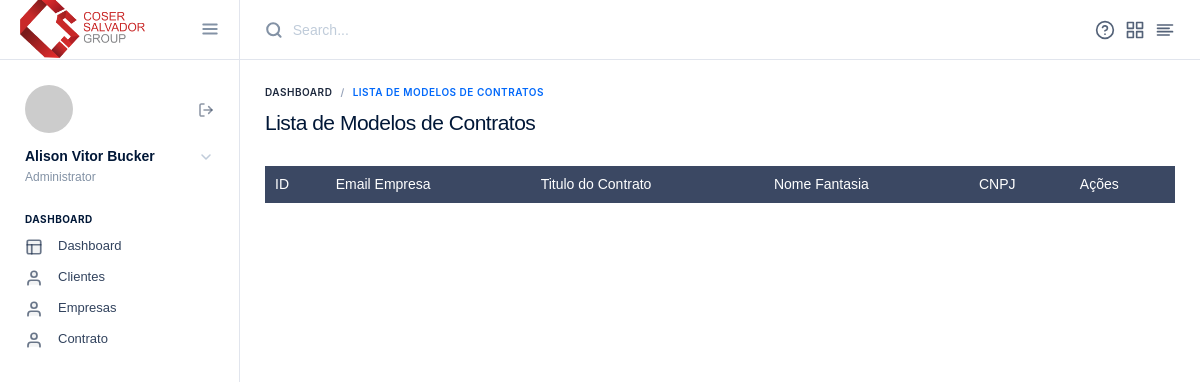
/adm/listContratos (signed in), run on an earlier commit of the app's database.
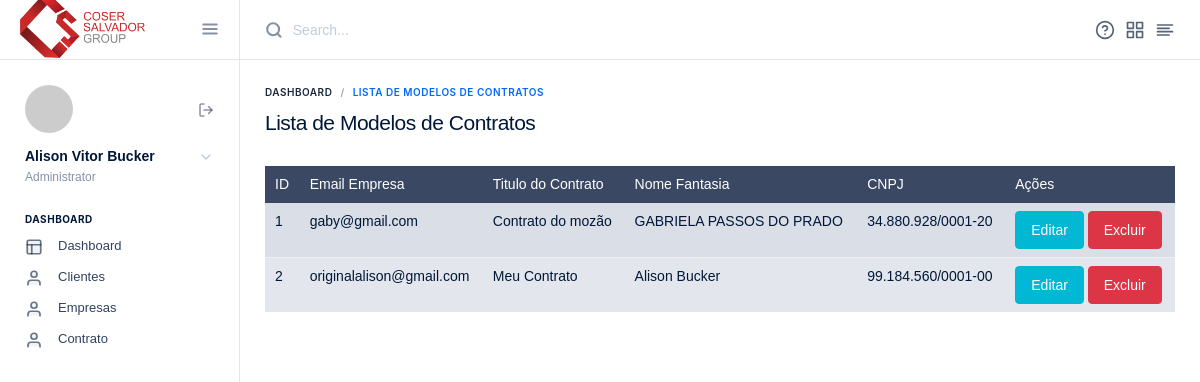
And on a later commit of the database.
### tables this page shows
CREATE TABLE `contratos_models` (
  `id` int(11) NOT NULL,
  `id_empresa` int(11) NOT NULL DEFAULT 0,
  `titulo` varchar(200) NOT NULL DEFAULT '0',
  `contrato_txt` text NOT NULL,
  `data_adicionado` datetime NOT NULL DEFAULT current_timestamp(),
  `status` int(11) DEFAULT NULL COMMENT '0 ->inativo 1->Ativo'
);

CREATE TABLE `empresas` (
  `id` int(11) NOT NULL,
  `email` varchar(200) DEFAULT NULL,
  `raz_soc` varchar(255) DEFAULT NULL,
  `nome_fant` varchar(255) DEFAULT NULL,
  `cnpj` varchar(255) DEFAULT NULL,
  `logo` varchar(255) DEFAULT NULL,
  `contrato_stat` int(11) DEFAULT NULL
);

### core/Controller.php (called while the page is built, shortened)
<?php
class controller {
	public function loadTemplate($viewName, $viewData = array()) {
		include 'views/template.php';
	}
	public function loadViewInTemplate($viewName, $viewData) {
		extract($viewData);
		include 'views/'.$viewName.'.php';
	}
}

### core/Core.php (called while the page is built, shortened)
<?php
class Core {
	public function run() {
        $url = '/'.(isset($_GET['q'])?$_GET['q']:'');
		$params = array();
		if(!empty($url) && $url != '/') {
			$url = explode('/', $url);
			array_shift($url);
			array_shift($url);
			if(isset($url[0]) && $url[0] != '/') {
				$currentAction = $url[0];
			} else {
				$currentAction = 'index';
			}
		} else {
			$currentController = 'homeController';
			$currentAction = 'index';
		}
		$c = new $currentController();
		call_user_func_array(array($c, $currentAction), $params);
	}
}

### index.php (called while the page is built, shortened)
<?php
$core = new Core();
$core->run();
?>

### core/Model.php (called while the page is built, shortened)
<?php
class model {
	public function __construct() {
		global $db;
		$this->db = $db;
	}
}
?>

### models/Admin.php (called while the page is built, shortened)
<?php
class Admin extends model {
    public function getDadosEmpresa($id_empresa){
        $array = array();
        $sql = "SELECT * FROM empresas WHERE id = :id_empresa";
        $sql = $this->db->prepare($sql);
        $sql->bindValue(':id_empresa', $id_empresa);
        $sql->execute();
        if($sql->rowCount() > 0){
            $array = $sql->fetch();
        }
        return $array;
    }
    public function getListContratos(){
        $array = array();
        $sql = "SELECT * FROM contratos_models";
        $sql = $this->db->query($sql);
        if($sql->rowCount() > 0){
            $array = $sql->fetchAll();
        }
        return $array;
    }
}

### views/listModelsContracts.php (the view, shortened to what this page needs)
<div class="container pd-x-0">
    <div class="d-sm-flex align-items-center justify-content-between mg-b-20 mg-lg-b-25 mg-xl-b-30">
        <div>
            <nav aria-label="breadcrumb">
            <ol class="breadcrumb breadcrumb-style1 mg-b-10">
                <li class="breadcrumb-item"><a href="<?php echo BASE_URL;?>">Dashboard</a></li>
                <li class="breadcrumb-item active" aria-current="page">Lista de Modelos de Contratos</li>
            </ol>
            </nav>
            <h4 class="mg-b-0 tx-spacing--1">Lista de Modelos de Contratos</h4>
        </div>
    </div>
</div>
<table class="table table-dark table-striped table-hover">
  <thead>
    <tr>
      <th scope="col">ID</th>
      <th scope="col">Email Empresa</th>
      <th scope="col">Titulo do Contrato</th>
      <th scope="col">Nome Fantasia</th>
      <th scope="col">CNPJ</th>
      <th scope="col">Ações</th>
    </tr>
  </thead>
  <tbody>
    <?php foreach($listContratos as $item):?>
    <?php
        $a = new Admin();
        $dadosEmpresa = $a->getDadosEmpresa($item['id_empresa']);
    ?>
        <tr>
            <td><?php echo $item['id'];?></td>
            <td><?php echo $dadosEmpresa['email'];?></td>
            <td><?php echo $item['titulo'];?></td>
            <td><?php echo $dadosEmpresa['nome_fant'];?></td>
            <td><?php echo $dadosEmpresa['cnpj'];?></td>
            <td>
                <a href="<?php echo BASE_URL."adm/editarContratoModel/".$item['id'];?>" class="btn btn-info">Editar</a>
                <a href="<?php echo BASE_URL."adm/excluirContratoModel/".$item['id'];?>" class="btn btn-danger">Excluir</a>
            </td>
        </tr>
    <?php endforeach;?>
  </tbody>
</table>

What changed in the data, as far as the page shows it:
added contratos_models: id "1", id_empresa.email "gaby@gmail.com", titulo "Contrato do mozão", id_empresa.nome_fant "GABRIELA PASSOS DO PRADO", id_empresa.cnpj "34.880.928/0001-20"
added contratos_models: id "2", id_empresa.email "originalalison@gmail.com", titulo "Meu Contrato", id_empresa.nome_fant "Alison Bucker", id_empresa.cnpj "99.184.560/0001-00"
